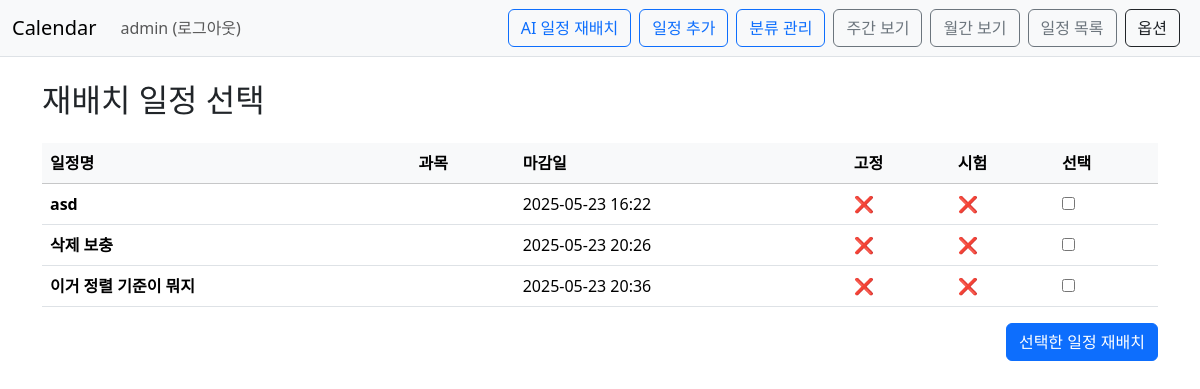
The app's page /calendar/schedule/replace/ (signed in), older data.
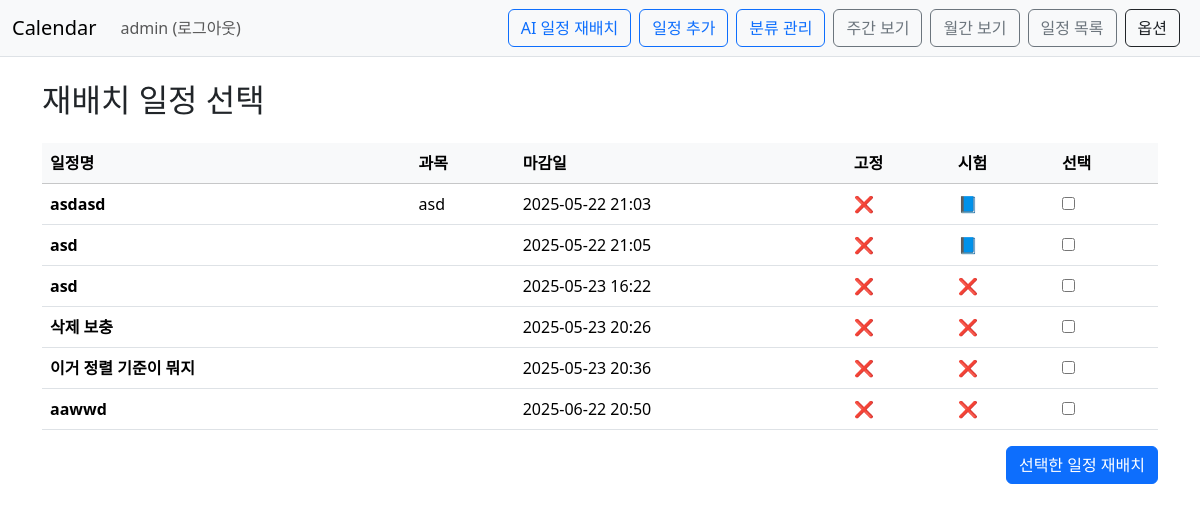
The same page, newer data.
### Calendar/models.py (models this page shows, shortened)
class Schedule(models.Model):
    owner=models.ForeignKey(User, on_delete=models.CASCADE)
    task_name=models.CharField(max_length=50)
    duration_minutes=models.IntegerField(null=True, blank=True)
    difficulty=models.IntegerField(null=True, blank=True)
    importance=models.IntegerField(null=True, blank=True)
    task_type = models.ForeignKey('ScheduleType', null=True, blank=True, on_delete=models.SET_NULL)
    subject=models.CharField(max_length=50, blank=True)
    is_exam_task=models.BooleanField(default=False)
    deadline=models.DateTimeField(null=True ,blank=True)
    start_time=models.DateTimeField(null=True ,blank=True)
    end_time=models.DateTimeField(null=True ,blank=True)
    is_fixed=models.BooleanField(default=False)
    exam=models.ForeignKey('self',default=None, on_delete=models.SET_DEFAULT, null=True ,blank=True)
    color = models.CharField(max_length=7, blank=True, default='#6c8df5')
    is_done = models.BooleanField(default=False)

### Calendar/views.py (the view)
# urls.py: path('schedule/replace/', views.schedule_replace, name='schedule_replace'),
@login_required(login_url='common:login')
def schedule_replace(request):
    data = Schedule.objects.filter(
        owner=request.user,
        deadline__gt=timezone.now(),
        is_done=False,
        is_fixed=False,
    ).order_by('deadline')
    return render(request, 'calendar/schedule_replace.html', {'schedules': data})

### templates/calendar/schedule_replace.html (shortened to what this page needs)
{% extends 'base.html' %}
{% block content %}
<div class="container py-4">
  <h2 class="mb-4">재배치 일정 선택</h2>
  <form method="post" action="{% url 'calendar:ai_run' %}">
    <table class="table table-hover align-middle">
      <thead class="table-light">
        <tr>
          <th>일정명</th>
          <th>과목</th>
          <th>마감일</th>
          <th>고정</th>
          <th>시험</th>
          <th>선택</th>
        </tr>
      </thead>
      <tbody>
        {% for item in schedules %}
        <tr>
          <td class="fw-bold">{{ item.task_name }}</td>
          <td>{{ item.subject }}</td>
          <td>{{ item.deadline|date:"Y-m-d H:i" }}</td>
          <td>{{ item.is_fixed|yesno:"✅,❌" }}</td>
          <td>{{ item.is_exam_task|yesno:"📘,❌" }}</td>
          <td>
            <input type="checkbox" name="selected_ids" value="{{ item.id }}">
          </td>
        </tr>
        {% empty %}
        <tr><td colspan="6" class="text-center text-muted">등록된 일정이 없습니다.</td></tr>
        {% endfor %}
      </tbody>
    </table>
    <div class="text-end mt-3">
      <button type="submit" class="btn btn-primary">선택한 일정 재배치</button>
    </div>
  </form>
</div>
{% endblock %}

Row changes from the older to the newer data that the page shows:
added Schedule: task_name "asdasd", subject "asd", deadline "2025-05-22 21:03", is_fixed "❌", is_exam_task "📘"
added Schedule: task_name "asd", deadline "2025-05-22 21:05", is_fixed "❌", is_exam_task "📘"
added Schedule: task_name "aawwd", deadline "2025-06-22 20:50", is_fixed "❌", is_exam_task "❌"
